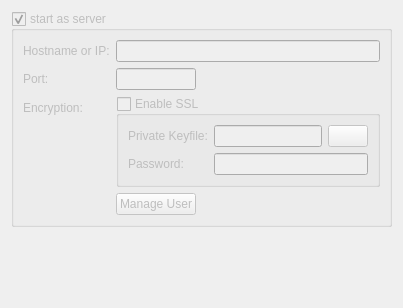
     <widget class="QWidget" name="tab_6">
      <attribute name="icon">
       <iconset resource="../resources.qrc">
        <normaloff>:/icons/resources/server.png</normaloff>:/icons/resources/server.png</iconset>
      </attribute>
      <attribute name="title">
       <string>Server</string>
      </attribute>
      <layout class="QVBoxLayout" name="verticalLayout_15">
       <item>
        <widget class="QGroupBox" name="serverEnable">
         <property name="enabled">
          <bool>false</bool>
         </property>
         <property name="title">
          <string>start as server</string>
         </property>
         <property name="flat">
          <bool>false</bool>
         </property>
         <property name="checkable">
          <bool>true</bool>
         </property>
         <property name="checked">
          <bool>true</bool>
         </property>
         <layout class="QVBoxLayout" name="verticalLayout_14">
          <item>
           <layout class="QFormLayout" name="formLayout">
            <property name="fieldGrowthPolicy">
             <enum>QFormLayout::AllNonFixedFieldsGrow</enum>
            </property>
            <item row="0" column="0">
             <widget class="QLabel" name="label_3">
              <property name="text">
               <string>Hostname or IP:</string>
              </property>
             </widget>
            </item>
            <item row="0" column="1">
             <widget class="QLineEdit" name="serverHostname"/>
            </item>
            <item row="1" column="0">
             <widget class="QLabel" name="label_25">
              <property name="text">
               <string>Port:</string>
              </property>
             </widget>
            </item>
            <item row="1" column="1">
             <widget class="QLineEdit" name="serverPort">
              <property name="maximumSize">
               <size>
                <width>80</width>
                <height>16777215</height>
               </size>
              </property>
              <property name="inputMask">
               <string>00009; </string>
              </property>
             </widget>
            </item>
            <item row="2" column="0">
             <widget class="QLabel" name="label_26">
              <property name="text">
               <string>Encryption:</string>
              </property>
             </widget>
            </item>
            <item row="2" column="1">
             <widget class="QGroupBox" name="serverEnableSSL">
              <property name="title">
               <string>Enable SSL</string>
              </property>
              <property name="checkable">
               <bool>true</bool>
              </property>
              <property name="checked">
               <bool>false</bool>
              </property>
              <layout class="QVBoxLayout" name="verticalLayout_10">
               <item>
                <layout class="QFormLayout" name="formLayout_2">
                 <item row="0" column="0">
                  <widget class="QLabel" name="label_27">
                   <property name="text">
                    <string>Private Keyfile:</string>
                   </property>
                  </widget>
                 </item>
                 <item row="1" column="0">
                  <widget class="QLabel" name="label_28">
                   <property name="text">
                    <string>Password:</string>
                   </property>
                  </widget>
                 </item>
                 <item row="0" column="1">
                  <layout class="QHBoxLayout" name="horizontalLayout_15">
                   <item>
                    <widget class="QLineEdit" name="serverKeyfile"/>
                   </item>
                   <item>
                    <widget class="QPushButton" name="buttonSelectServerKeyfile">
                     <property name="text">
                      <string/>
                     </property>
                     <property name="icon">
                      <iconset resource="../resources.qrc">
                       <normaloff>:/icons/resources/folder-open-16.png</normaloff>:/icons/resources/folder-open-16.png</iconset>
                     </property>
                     <property name="iconSize">
                      <size>
                       <width>16</width>
                       <height>16</height>
                      </size>
                     </property>
                    </widget>
                   </item>
                  </layout>
                 </item>
                 <item row="1" column="1">
                  <widget class="QLineEdit" name="serverKeyPassword">
                   <property name="echoMode">
                    <enum>QLineEdit::Password</enum>
                   </property>
                  </widget>
                 </item>
                </layout>
               </item>
              </layout>
             </widget>
            </item>
            <item row="3" column="1">
             <layout class="QHBoxLayout" name="horizontalLayout_16">
              <item>
               <widget class="QPushButton" name="buttonManageUser">
                <property name="text">
                 <string>Manage User</string>
                </property>
                <property name="icon">
                 <iconset resource="../resources.qrc">
                  <normaloff>:/icons/resources/user.png</normaloff>:/icons/resources/user.png</iconset>
                </property>
                <property name="iconSize">
                 <size>
                  <width>16</width>
                  <height>16</height>
                 </size>
                </property>
               </widget>
              </item>
              <item>
               <spacer name="horizontalSpacer_12">
                <property name="orientation">
                 <enum>Qt::Horizontal</enum>
                </property>
                <property name="sizeHint" stdset="0">
                 <size>
                  <width>40</width>
                  <height>20</height>
                 </size>
                </property>
               </spacer>
              </item>
             </layout>
            </item>
           </layout>
          </item>
         </layout>
        </widget>
       </item>
       <item>
        <spacer name="verticalSpacer_7">
         <property name="orientation">
          <enum>Qt::Vertical</enum>
         </property>
         <property name="sizeHint" stdset="0">
          <size>
           <width>20</width>
           <height>70</height>
          </size>
         </property>
        </spacer>
       </item>
      </layout>
     </widget>
